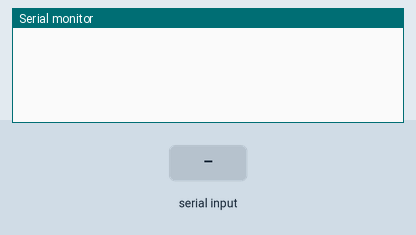
This sketch was run on a simulated Arduino Uno, built with avr-gcc and run on an emulated ATmega328P. On the bench: the last lines printed to the serial monitor. Inputs (shaded band) come from the test bench.

Above: at 1.2 s.
1.3 s: "A" received over Serial
At 2.5 s:
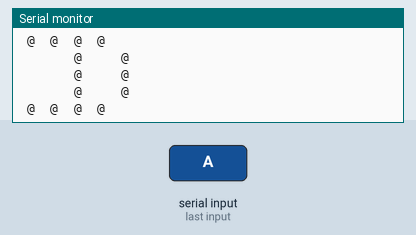
2.8 s: "B" received over Serial
At 3.9 s:
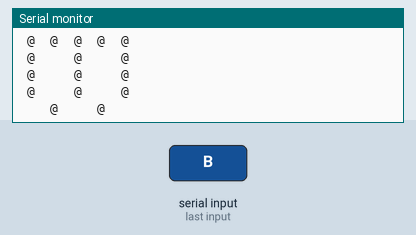
4.3 s: "C" received over Serial
At 5.0 s:
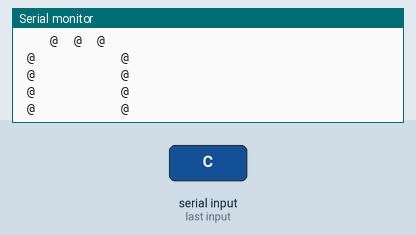
5.8 s: "F" received over Serial
At 7.0 s:
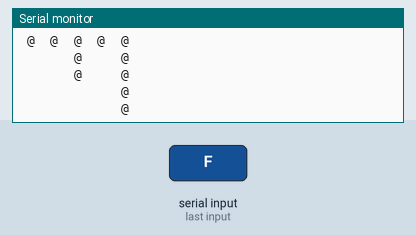
7.3 s: "G" received over Serial
At 8.5 s:
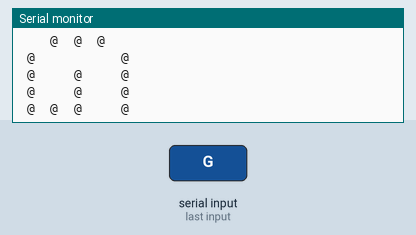
8.8 s: "H" received over Serial
At 9.6 s:
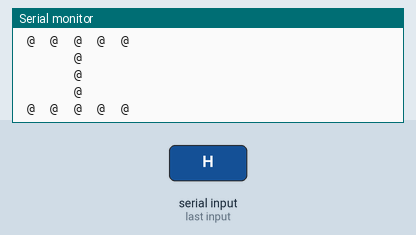

Measured:
- after the input at 1.3 s, the serial monitor: prints a new line at once (image 1)
- after the input at 2.8 s, the serial monitor: prints a new line at once (image 2)
- after the input at 4.3 s, the serial monitor: prints a new line at once (image 3)
- after the input at 5.8 s, the serial monitor: prints a new line at once (image 4)
- after the input at 7.3 s, the serial monitor: prints a new line at once (image 5)
- after the input at 8.8 s, the serial monitor: prints a new line at once (image 6)

The sketch:

RoverTestAlphabet.ino
```cpp
#include <Alpha.h>
#include <Wire.h>
#include <Adafruit_MotorShield.h>

// Create the motor shield object with the default I2C address
Adafruit_MotorShield AFMS = Adafruit_MotorShield();
// Or, create it with a different I2C address (say for stacking)
 Adafruit_MotorShield AFMS2 = Adafruit_MotorShield(0x61);

// Select which 'port' M1, M2, M3 or M4. In this case, M1
Adafruit_DCMotor *pixel1 = AFMS.getMotor(1);
Adafruit_DCMotor *pixel2 = AFMS.getMotor(2);
Adafruit_DCMotor *pixel3 = AFMS.getMotor(3);
Adafruit_DCMotor *pixel4 = AFMS.getMotor(4);
Adafruit_DCMotor *pixel5 = AFMS2.getMotor(1);

int character;
int pattern;
Alpha Alpha;
int pixel;

const byte letters[26][5][5] PROGMEM={
    {
    {1,1,1,1,0},      //Letter A
    {0,0,1,0,1},
    {0,0,1,0,1},
    {0,0,1,0,1},
    {1,1,1,1,0}
    },
    {
    {1,1,1,1,1},      //Letter B
    {1,0,1,0,1},
    {1,0,1,0,1},
    {1,0,1,0,1},
    {0,1,0,1,0}
    },
    {
    {0,1,1,1,0},      //Letter C
    {1,0,0,0,1},
    {1,0,0,0,1},
    {1,0,0,0,1},
    {1,0,0,0,1}
    },
    {
    {1,1,1,1,1},      //Letter D
    {1,0,0,0,1},
    {1,0,0,0,1},
    {1,0,0,0,1},
    {0,1,1,1,0}
    },
    {
    {1,1,1,1,1},      //Letter E
    {1,0,1,0,1},
    {1,0,1,0,1},
    {1,0,1,0,1},
    {1,0,1,0,1}
          },
    {
    {1,1,1,1,1},    //Letter F
    {0,0,1,0,1},
    {0,0,1,0,1},
    {0,0,0,0,1},
    {0,0,0,0,1}
    },
    {
    {0,1,1,1,0},      //Letter G
    {1,0,0,0,1},
    {1,0,1,0,1},
    {1,0,1,0,1},
    {1,1,1,0,1}
    },
    {
    {1,1,1,1,1},      //Letter H
    {0,0,1,0,0},
    {0,0,1,0,0},
    {0,0,1,0,0},
    {1,1,1,1,1}
    },
    {
    {1,1,1,1,1},      //Letter I
    {0,0,0,0,0},
    {0,0,0,0,0},
    {0,0,0,0,0},
    {0,0,0,0,0}
    },
    {
    {0,1,0,0,0},      //Letter J
    {1,0,0,0,0},
    {1,0,0,0,1},
    {1,0,0,0,1},
    {0,1,1,1,1}
    },
    {
    {1,1,1,1,1},      //Letter K
    {0,0,1,0,0},
    {0,0,1,1,0},
    {0,0,1,0,0},
    {1,1,0,0,0}
          },
    {
    {1,1,1,1,1},    //Letter L
    {1,0,0,0,0},
    {1,0,0,0,0},
    {1,0,0,0,0},
    {1,0,0,0,0}
    },
    {
    {1,1,1,1,1},    //Letter M
    {0,0,0,1,0},
    {0,0,1,0,0},
    {0,0,0,1,0},
    {1,1,1,1,1}
    },
    {
    {1,1,1,1,1},    //Letter N
    {0,0,0,0,1},
    {0,1,1,1,0},
    {1,0,0,0,0},
    {1,1,1,1,1}
    },
    {
    {0,1,1,1,0},    //Letter O
    {1,0,0,0,1},
    {1,0,0,0,1},
    {1,0,0,0,1},
    {0,1,1,1,0}
    },
    {
    {1,1,1,1,1},    //Letter P
    {0,0,1,0,1},
    {0,0,1,0,1},
    {0,0,1,0,1},
    {0,0,0,1,0}
    },
    {
    {0,1,1,1,0},    //Letter Q
    {1,0,0,0,1},
    {1,0,0,0,1},
    {1,1,1,1,0},
    {1,0,0,0,0}
    },
    {
    {1,1,1,1,1},    //Letter R
    {0,0,1,0,1},
    {0,0,1,0,1},
    {0,1,1,0,1},
    {1,0,0,1,0}
    },
    {
    {1,0,0,1,0},    //Letter S
    {1,0,1,0,1},
    {1,0,1,0,1},
    {1,0,1,0,1},
    {0,1,0,0,1}
    },
    {
    {0,0,0,0,1},    //Letter T
    {0,0,0,0,1},
    {1,1,1,1,1},
    {0,0,0,0,1},
    {0,0,0,0,1}
    },
    {
    {0,1,1,1,1},    //Letter U
    {1,0,0,0,0},
    {1,0,0,0,0},
    {1,0,0,0,0},
    {0,1,1,1,1}
    },
    {
    {0,1,1,1,1},    //Letter V
    {1,0,0,0,0},
    {1,0,0,0,0},
    {1,0,0,0,0},
    {0,1,1,1,1}
    },
    {
    {1,1,1,1,1},    //Letter W
    {0,1,0,0,0},
    {0,0,1,0,0},
    {0,1,0,0,0},
    {1,1,1,1,1}
    },
    {
    {1,0,0,0,1},    //Letter X
    {0,1,0,1,0},
    {0,0,1,0,0},
    {0,1,0,1,0},
    {1,0,0,0,1}
    },
    {
    {0,0,0,1,1},    //Letter Y
    {0,0,1,0,0},
    {1,1,1,0,0},
    {0,0,1,0,0},
    {0,0,0,1,1}
    },
    {
    {1,1,0,0,1},    //Letter Z
    {1,0,1,0,1},
    {1,0,1,0,1},
    {1,0,1,0,1},
    {1,0,0,1,1}
    }
    };


void setup() {
Serial.begin(9600);
}

void loop() {
  if (Serial.available() > 0){
    character = Serial.read();
    pattern = Alpha.letterPattern(character);
  for (int x=0; x<5; x++){
    for (int y=0; y<5; y++){
     pixel = pgm_read_byte(&(letters[pattern][x][y]));
     if (y<4){
      if (pixel == 0) Serial.print("   ");
      if (pixel == 1) Serial.print(" @ ");
     }
     if (y==4){
      if (pixel == 0) Serial.println("   ");
      if (pixel == 1) Serial.println(" @ ");
     }
     }
    }
    Serial.println("");
    Serial.println("");
  }
  }
```

Alpha.cpp
```cpp
/*
  Alpha.cpp - Library for creating letters in five dot marquee text.
  Created by Matthew Hebert, June 22, 2016.
  Released into the public domain.
*/


#include "Arduino.h"
#include "Alpha.h"


Alpha::Alpha()
{
}

int Alpha::letterPattern(char _letter)
{
	switch(_letter){
		case 'A':
			pattern = 0;
			return pattern;
			break;
		case 'B':
			pattern = 1;
			return pattern;
			break;
		case 'C':
			pattern = 2;
			return pattern;
			break;
		case 'D':
			pattern = 3;
			return pattern;
			break;
		case 'E':
			pattern = 4;
			return pattern;
			break;
		case 'F':
			pattern = 5;
			return pattern;
			break;
		case 'G':
			pattern = 6;
			return pattern;
			break;
		case 'H':
			pattern = 7;
			return pattern;
			break;
		case 'I':
			pattern = 8;
			return pattern;
			break;
		case 'J':
			pattern = 9;
			return pattern;
			break;
		case 'K':
			pattern = 10;
			return pattern;
			break;
		case 'L':
			pattern = 11;
			return pattern;
			break;
		case 'M':
			pattern = 12;
			return pattern;
			break;
		case 'N':
			pattern = 13;
			return pattern;
			break;
		case 'O':
			pattern = 14;
			return pattern;
			break;
		case 'P':
			pattern = 15;
			return pattern;
			break;
		case 'Q':
			pattern = 16;
			return pattern;
			break;
		case 'R':
			pattern = 17;
			return pattern;
			break;
		case 'S':
			pattern = 18;
			return pattern;
			break;
		case 'T':
			pattern = 19;
			return pattern;
			break;
		case 'U':
			pattern = 20;
			return pattern;
			break;
		case 'V':
			pattern = 21;
			return pattern;
			break;
		case 'W':
			pattern = 22;
			return pattern;
			break;
		case 'X':
			pattern = 23;
			return pattern;
			break;
		case 'Y':
			pattern = 24;
			return pattern;
			break;
		case 'Z':
			pattern = 25;
			return pattern;
			break;
		}
}
```

Alpha.h
```cpp
/*
  Alpha.h - Library for creating letters in five dot marquee text.
  Created by Matthew Hebert, June 22, 2016.
  Released into the public domain.
*/

#ifndef Alpha_H
#define Alpha_H

#include "Arduino.h"

class Alpha{
  public:
    Alpha();
    int letterPattern(char _letter);
    int pattern;
  private:
    char _letter;
};

#endif
```
